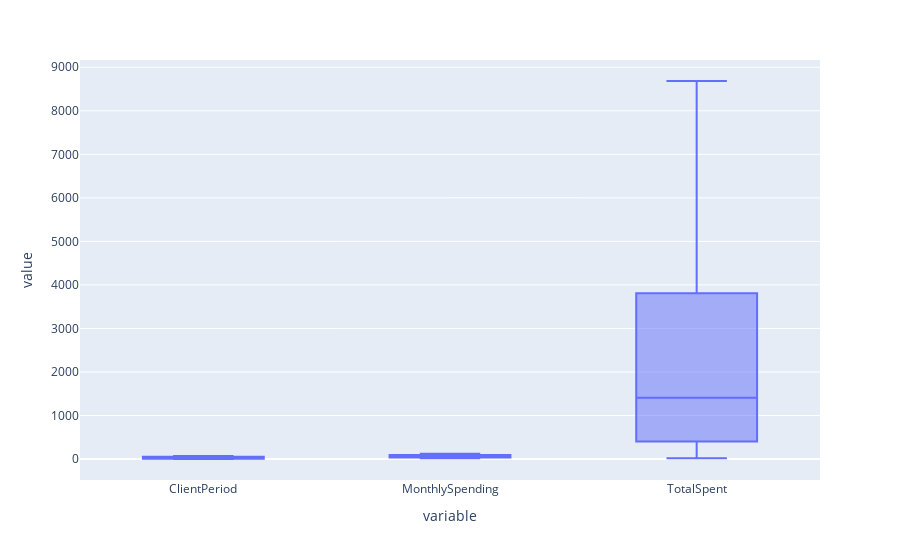

Notebook code for this chart:
### Code cell
px.box(data[num_cols])

### Figure 1 — Plotly figure (JSON) as saved in the notebook; plotly's stock layout.template omitted (floating-point values rounded to 4 significant figures; data arrays with more than 128 entries replaced by an {"elided": "..."} marker saying what was removed)
{"data": [{"alignmentgroup": "True", "hovertemplate": "variable=%{x}<br>value=%{y}<extra></extra>", "legendgroup": "", "marker": {"color": "#636efa"}, "name": "", "notched": false, "offsetgroup": "", "orientation": "v", "showlegend": false, "type": "box", "x": {"elided": "15819 str values"}, "x0": " ", "xaxis": "x", "y": {"elided": "15819 float values"}, "y0": " ", "yaxis": "y"}], "layout": {"boxmode": "group", "legend": {"tracegroupgap": 0}, "margin": {"t": 60}, "xaxis": {"anchor": "y", "domain": [0, 1], "title": {"text": "variable"}}, "yaxis": {"anchor": "x", "domain": [0, 1], "title": {"text": "value"}}}}
